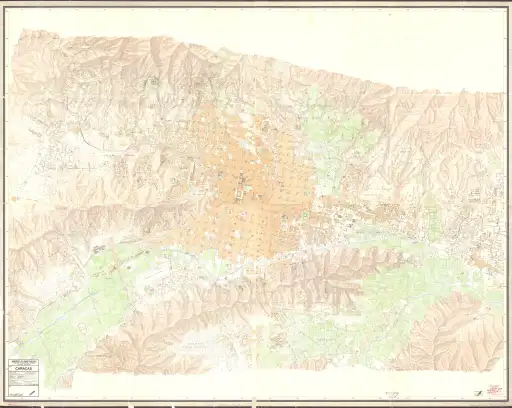
#> input picture tests/fixtures/publico/plano/chico.webp, 512 x 408 px, given in place of original.tif, which was not available
$ python mapa_1946.py
#> lines starting #> are read from the running program, lines starting #| are printed output that depends on the picture; after the words box and inside, x2 and y2 are one past the last pixel; in counts of white or black regions, pixels touching at a corner belong together
### tools/geo/calce.py
#!/usr/bin/env python3
"""Calce de los planos viejos sobre el mosaico DCN de 1936 (0,5 m/px, Plaza Bolívar al centro).

GCP manuales: las cuatro esquinas de la Plaza Bolívar (Principal, La Torre, Gradillas,
Monjas) y anclas sueltas (puentes, iglesias) leídas a ojo en los dos planos. Con ellas se
arranca y, de la plaza hacia afuera y de grueso a fino, se agregan puntos de enlace
automáticos por correlación de la red de calles (calce_correlacion.py), se descartan los que
el resto no explica (residuo dejando uno fuera) y se reajusta un TPS (tools/geo/tps.py) en
los dos sentidos. Al final el plano se deforma a la grilla del mosaico, recortado a su
cobertura.

Uso (desde el checkout con los datos): python tools/geo/calce.py <carpeta de fuentes/mapas>
Lee tools/geo/gcp/calce-<carpeta>.json y le escribe los GCP y los residuos.
Salidas: fuentes/derivados/<año>/calzado.tif (RGBA, alfa 0 fuera del plano), calzado.json
(recorte en px del mosaico, residuos) y qa-calce.jpg (plano viejo al 50 % sobre 1936).
"""
import argparse
import json
import os
import sys
from pathlib import Path

os.environ.setdefault("OPENCV_IO_MAX_IMAGE_PIXELS", str(2 ** 40))

import cv2  # noqa: E402
import numpy as np  # noqa: E402

sys.path.insert(0, str(Path(__file__).resolve().parent))

from calce_correlacion import callejidad, corrimiento, enlaces, malla  # noqa: E402,F401
from calce_correlacion import residuos_loo_rapidos as _rippa  # noqa: E402
from tps import ESCALA_NORMALIZACION, ModeloTPS  # noqa: E402

GCP_DIR = Path(__file__).resolve().parent / "gcp"
NOTA_AUTOMATICA = "enlace automático por correlación de calles (calidad {calidad:.2f})"
FILAS_POR_TESELA = 2048
ESCALA_QA = 4
QUITAR_DE_UNA_VEZ = 0.7   # en cada vuelta de depurar se quitan los que superan esto × el peor
ETAPAS_POR_OMISION = (     # de la plaza hacia afuera, de grueso a fino (metros)
    {"radio_m": 700, "paso_m": 100, "ventana_m": 70, "busqueda_m": 40, "calidad": 0.3},
    {"radio_m": 1400, "paso_m": 80, "ventana_m": 60, "busqueda_m": 25, "calidad": 0.3},
    {"radio_m": 2600, "paso_m": 70, "ventana_m": 50, "busqueda_m": 15, "calidad": 0.3},
    {"radio_m": 4500, "paso_m": 70, "ventana_m": 50, "busqueda_m": 12, "calidad": 0.3},
)


def _tps(origen, destino, suavizado):
    return ModeloTPS.ajustar([{"x_m": a, "y_m": b, "px": c, "py": d}
                              for (a, b), (c, d) in zip(origen, destino)], suavizado=suavizado)


def _matrices(gcps):
    viejo = np.array([[g["px"], g["py"]] for g in gcps], float)
    base = np.array([[g["x36"], g["y36"]] for g in gcps], float)
    return viejo, base


class Calce:
    """TPS plano viejo (px) ⇄ mosaico de 1936 (px), con residuos en metros."""

    def __init__(self, viejo, base, metro, suavizado):
        self.viejo, self.base, self.metro, self.suavizado = viejo, base, metro, suavizado
        self._ida = _tps(viejo, base, suavizado)
        self._vuelta = _tps(base, viejo, suavizado)

    @classmethod
    def ajustar(cls, gcps, metro, suavizado=0.0):
        viejo, base = _matrices(gcps)
        return cls(viejo, base, metro, suavizado)

    def a_1936(self, px, py):
        return self._ida(px, py)

    def al_viejo(self, x36, y36):
        return self._vuelta(x36, y36)

    def errores_loo_m(self):
        return residuos_loo_rapidos(self.viejo, self.base, self.suavizado) * self.metro

    def residuos_m(self):
        e = self.errores_loo_m()
        return {"metodo": "dejando uno fuera (TPS sin ese GCP), en metros sobre 1936",
                "n": int(len(e)), "rms": round(float(np.sqrt(np.mean(e ** 2))), 2),
                "p90": round(float(np.percentile(e, 90)), 2), "max": round(float(e.max()), 2)}


def residuos_loo_rapidos(origen, destino, suavizado=0.0):
    """Error LOO (en unidades del destino) del TPS de tps.py, por la fórmula de Rippa."""
    return _rippa(origen, destino, suavizado, escala=ESCALA_NORMALIZACION)


# [35 lines left out: functions depurar, cobertura, not called in this run]


def _malla_vuelta(calce, recorte, paso, factor_base, factor_viejo):
    """Coordenadas en el plano viejo (reducido 1/factor_viejo) de una malla gruesa del mosaico."""
    x0, y0, x1, y1 = recorte
    gx = np.arange(x0, x1 + paso, paso, dtype=float)
    gy = np.arange(y0, y1 + paso, paso, dtype=float)
    mx, my = np.meshgrid((gx + 0.5) * factor_base - 0.5, (gy + 0.5) * factor_base - 0.5)
    px, py = calce.al_viejo(mx, my)
    return ((px + 0.5) / factor_viejo - 0.5).astype(np.float32), ((py + 0.5) / factor_viejo - 0.5).astype(np.float32)


def remuestrear(imagen, calce, recorte, paso=16, factor_base=1, factor_viejo=1):
    """Lleva `imagen` (plano viejo reducido 1/factor_viejo) al mosaico reducido 1/factor_base.

    recorte en px del mosaico reducido. Devuelve (imagen deformada, máscara de lo que cae
    dentro del plano viejo).
    """
    x0, y0, x1, y1 = recorte
    gpx, gpy = _malla_vuelta(calce, recorte, paso, factor_base, factor_viejo)
    ancho, alto = x1 - x0, y1 - y0
    salida = np.zeros((alto, ancho) + imagen.shape[2:], imagen.dtype)
    dentro = np.zeros((alto, ancho), bool)
    cx = (np.arange(ancho, dtype=np.float32) / paso)[None, :]
    for f0 in range(0, alto, FILAS_POR_TESELA):
        f1 = min(alto, f0 + FILAS_POR_TESELA)
        cy = (np.arange(f0, f1, dtype=np.float32) / paso)[:, None]
        mx = np.ascontiguousarray(np.broadcast_to(cx, (f1 - f0, ancho)))
        my = np.ascontiguousarray(np.broadcast_to(cy, (f1 - f0, ancho)))
        px = cv2.remap(gpx, mx, my, cv2.INTER_LINEAR, borderMode=cv2.BORDER_REPLICATE)
        py = cv2.remap(gpy, mx, my, cv2.INTER_LINEAR, borderMode=cv2.BORDER_REPLICATE)
        salida[f0:f1] = cv2.remap(imagen, px, py, cv2.INTER_LINEAR,
                                  borderMode=cv2.BORDER_CONSTANT, borderValue=0)
        dentro[f0:f1] = (px >= 0) & (py >= 0) & (px <= imagen.shape[1] - 1) & (py <= imagen.shape[0] - 1)
    return salida, dentro


# [162 lines left out: functions deformar, mascara_marco, superponer, _enlaces_de_etapa, calzar, leer_plano and 5 more, not called in this run]


LISTAS_POR_LINEA = ("anclas", "gcps")


# [25 lines left out: functions json_legible, escribir_salidas, not called in this run]


# [2 lines that do not run on import are left out]

### tools/geo/calce_correlacion.py
"""Puntos de enlace por correlación entre la red de calles de un plano viejo y la de 1936.

El damero colonial de Caracas persiste hasta 1936, así que las calles de los dos planos se
parecen. Ambos se reducen a una imagen de "callejidad" (1 = calle, 0 = manzana); el plano
viejo se lleva al marco de 1936 con el calce actual y, en una malla de puntos, se busca el
corrimiento que maximiza la correlación normalizada entre ventanas. La búsqueda es más chica
que media manzana, así que no se puede saltar a la calle vecina; se trabaja de grueso a fino
y desde la plaza hacia afuera, recalculando el calce entre etapas (ver calce.py).
"""
import math

import cv2
import numpy as np

SUAVE_POR_OMISION = 1.5   # ancho (en unidades del canal) de la sigmoide del umbral
DESVIO_MINIMO = 0.12      # una ventana sin calles (desvío bajo) no sirve para correlacionar
NITIDEZ_MINIMA = 0.05     # el pico debe superar en esto al mejor valor lejos de él


# [96 lines left out: functions _canal, _condicion, callejidad, malla, corrimiento, _nitido and 2 more, not called in this run]


def residuos_loo_rapidos(origen, destino, suavizado=0.0, escala=1.0):
    """Error dejando uno fuera de un TPS con parte afín, sin reajustar n veces (Rippa, 1999).

    Con el sistema aumentado M = [[K + λI, P], [Pᵀ, 0]] y c = M⁻¹·[f; 0], el error del punto
    i al predecirlo sin él es c_i / (M⁻¹)_ii. Las coordenadas de origen se centran y se
    dividen por escala (como en tps.py). Devuelve la distancia en unidades del destino.
    """
    x = (origen - origen.mean(axis=0)) / escala
    n = len(x)
    r = np.hypot(*(x[:, None, :] - x[None, :, :]).transpose(2, 0, 1))
    with np.errstate(divide="ignore", invalid="ignore"):
        k = np.where(r > 0, r ** 2 * np.log(r), 0.0)
    p = np.c_[np.ones(n), x]
    m = np.zeros((n + 3, n + 3))
    m[:n, :n] = k + suavizado * np.eye(n)
    m[:n, n:] = p
    m[n:, :n] = p.T
    inversa = np.linalg.pinv(m)
    coef = inversa[:, :n] @ destino
    errores = coef[:n] / np.diag(inversa)[:n, None]
    return np.hypot(errores[:, 0], errores[:, 1])

### tools/geo/tps.py
"""Modelos de transformación metros → píxeles a partir de puntos de control (GCP).

Un GCP es un dict {"x_m", "y_m", "px", "py"}: coordenada métrica de la cuadrícula impresa y
su posición en píxeles de la hoja original (centro de píxel = entero, convención OpenCV).
"""
import numpy as np
from scipy.interpolate import RBFInterpolator

ESCALA_NORMALIZACION = 1000.0  # metros: lleva las coordenadas a ~unidades para el ajuste


def _como_matrices(gcps):
    if not gcps:
        raise ValueError("no hay GCP para ajustar el modelo")
    origen = np.array([[g["x_m"], g["y_m"]] for g in gcps], dtype=float)
    destino = np.array([[g["px"], g["py"]] for g in gcps], dtype=float)
    return origen, destino


class ModeloTPS:
    """Spline de placa delgada (thin-plate spline) metros → píxeles, con parte afín."""

    def __init__(self, origen, destino, suavizado, centro):
        self._origen = origen
        self._destino = destino
        self._suavizado = suavizado
        self._centro = centro
        self._rbf = RBFInterpolator(self._normalizar(origen), destino,
                                    kernel="thin_plate_spline", smoothing=suavizado, degree=1)

    @classmethod
    def ajustar(cls, gcps, suavizado=0.0):
        origen, destino = _como_matrices(gcps)
        if len(origen) < 4:
            raise ValueError(f"el TPS necesita al menos 4 GCP; hay {len(origen)}")
        return cls(origen, destino, suavizado, origen.mean(axis=0))

    def _normalizar(self, xy):
        return (xy - self._centro) / ESCALA_NORMALIZACION

    def __call__(self, x_m, y_m):
        x_m = np.asarray(x_m, dtype=float)
        xy = np.stack([x_m.ravel(), np.asarray(y_m, dtype=float).ravel()], axis=1)
        pxy = self._rbf(self._normalizar(xy))
        return pxy[:, 0].reshape(x_m.shape), pxy[:, 1].reshape(x_m.shape)

    def a_pixeles(self, x_m, y_m):
        return self(x_m, y_m)

    # [17 lines left out: functions px_por_metro, residuos_loo, not called in this run]

### tools/geo/mapa_1946.py
"""Plano DCN: fotos1946, edición catalogada [1950?]. Calce, manzanas y ampliación.
No cambia ninguna geometría ni visibilidad de las épocas0..5. Casas nuevas inferidas;
la hoja documenta manzanas, no los solares individuales. Coordenadas de trabajo en m.
"""
import argparse, json, math, hashlib, sys, subprocess, struct
from pathlib import Path
import cv2
import numpy as np
from shapely.geometry import Polygon, Point, box
from shapely.ops import unary_union
from shapely.strtree import STRtree
from shapely.geometry.polygon import orient
sys.path.insert(0,str(Path(__file__).resolve().parent))
from calce import Calce, remuestrear
RAIZ=Path(__file__).resolve().parents[2]
FUENTE='1950-archiveorg-plano-de-caracas-dcn'

def leer(p): return json.loads(Path(p).read_text(encoding='utf-8'))
def escribir(p,d):
    Path(p).parent.mkdir(parents=True,exist_ok=True)
    Path(p).write_text(json.dumps(d,ensure_ascii=False,separators=(',',':'))+'\n',encoding='utf-8')
def partes(g):
    if g.is_empty:return []
    if g.geom_type=='Polygon':return [g]
    return [p for q in getattr(g,'geoms',[]) for p in partes(q)]
def mascara_edificado(rgb):
    r,g,b=np.moveaxis(rgb.astype(np.int16),-1,0)
    return (((r-g)>=0)&((r-g)<.75*(g-b))&((g-b)>20)&((r-b)>35)&(r>160)&(g>150)).astype(np.uint8)*255

def casas_de_contorno(p,frente=14,fondo=8):
    """Crujías sencillas, contenidas y sin solaparse. Medidas inferidas, no censo."""
    p=orient(p,1);ocupado=Polygon();salida=[]
    pts=list(p.exterior.coords)
    for a,b in zip(pts,pts[1:]):
        dx,dy=b[0]-a[0],b[1]-a[1];l=math.hypot(dx,dy)
        if l<5:continue
        ux,uy=dx/l,dy/l;nx,ny=-uy,ux
        n=max(1,round(l/frente))
        for k in range(n):
            u0,u1=k*l/n,(k+1)*l/n
            q=Polygon([(a[0]+ux*u+nx*v,a[1]+uy*u+ny*v) for u,v in [(u0,0),(u1,0),(u1,fondo),(u0,fondo)]])
            for h in partes(q.intersection(p).difference(ocupado)):
                if h.area>=24 and h.minimum_clearance>.01:
                    h=h.simplify(.12,preserve_topology=True).intersection(p).difference(ocupado)
                    for z in partes(h):
                        if z.area>=24 and not z.interiors:salida.append(z);ocupado=unary_union([ocupado,z])
    return salida

def conservar_y_ampliar(bloques,anteriores,reservas):
    arbol=STRtree(anteriores);reserva=unary_union(reservas)
    nuevas=[];ms=[];existentes=0;omitidas=0
    for p in bloques:
        if not reserva.is_empty and p.intersection(reserva).area>0:omitidas+=1;continue
        # Un edificio anterior basta para conservar la manzana. No inventar reemplazos
        # ni densificación donde esta fuente no dibuja solares.
        if len(arbol.query(p.buffer(4),predicate='intersects')):existentes+=1;continue
        cs=casas_de_contorno(p)
        if cs:nuevas.extend(cs);ms.append({'poligono':list(p.exterior.coords)[:-1],'casas':len(cs)})
    return nuevas,{'conservadas':existentes,'reservadas':omitidas,'nuevasManzanas':ms}

def calibrar():
    cfg=leer(RAIZ/'tools/geo/gcp/1946-cuadricula.json')
#> (reads tools/geo/gcp/1946-cuadricula.json from the repository)
    gcps=[dict(px=g['px'],py=g['py'],x36=(g['x_m']+2900)*2,y36=(3700-g['y_m'])*2) for g in cfg['puntos']]
    return Calce.ajustar(gcps,.5,.001)

def preparar_plano(out):
    c=calibrar();print('Calce',c.residuos_m(),flush=True)
    im=cv2.imread(str(RAIZ/f'fuentes/mapas/{FUENTE}/original.tif'))
    if im is None:raise ValueError('Falta el TIFF original del plano1946')
    # Imagen a1m/px del marco1936:0..9300,0..7400. No cambia el marco compartido.
    reducido=cv2.resize(im,None,fx=.5,fy=.5,interpolation=cv2.INTER_AREA)
    mapa,dentro=remuestrear(reducido,c,(0,0,9300,7400),factor_base=2,factor_viejo=2)
    del im,reducido
    # Recortar al interior cartográfico: sin cajetín, marco ni anotaciones marginales.
    xx,yy=np.meshgrid(np.arange(9300),np.arange(7400))
    px,py=c.al_viejo(xx[::16,::16]*2,yy[::16,::16]*2)
    px=cv2.resize(px.astype(np.float32),(9300,7400));py=cv2.resize(py.astype(np.float32),(9300,7400))
    dentro &= (px>440)&(px<14600)&(py>565)&(py<9530)&~((px>10680)&(py<1740))
    rgba=cv2.cvtColor(mapa,cv2.COLOR_BGR2BGRA);rgba[:,:,3]=dentro*255
    pub=RAIZ/'public/plano/1946';pub.mkdir(parents=True,exist_ok=True)
    for lado,nombre in [(2048,'chico'),(4096,'medio'),(8192,'grande')]:
        cv2.imwrite(str(pub/f'{nombre}.webp'),cv2.resize(rgba,(lado,round(7400*lado/9300)),interpolation=cv2.INTER_AREA),[cv2.IMWRITE_WEBP_QUALITY,85])
    mask=mascara_edificado(cv2.cvtColor(mapa,cv2.COLOR_BGR2RGB));mask[~dentro]=0
    mask=cv2.morphologyEx(mask,cv2.MORPH_CLOSE,np.ones((3,3),np.uint8))
    mask=cv2.morphologyEx(mask,cv2.MORPH_OPEN,np.ones((3,3),np.uint8))
    contornos,_=cv2.findContours(mask,cv2.RETR_EXTERNAL,cv2.CHAIN_APPROX_SIMPLE)
    bloques=[]
    for t in contornos:
        area=cv2.contourArea(t)
        if not 180<area<45000:continue
        p=Polygon(cv2.approxPolyDP(t,1.2,True)[:,0,:]).buffer(0)
        for q in partes(p):
            if q.area>180 and q.area/q.convex_hull.area>.5 and not q.buffer(-3).is_empty:bloques.append(q)
    escribir(out/'bloques.json',[list(p.exterior.coords)[:-1] for p in bloques])
    cv2.imwrite(str(out/'edificado.png'),mask)
    cv2.imwrite(str(out/'plano.jpg'),cv2.resize(mapa,(2325,1850)))
    escribir(out/'calzado.json',{'año':1946,'plano':FUENTE,'recorte':[0,0,18600,14800],'residuos':c.residuos_m(),'nivelesGenerados':True})
    # planos-epocas arma después el índice desde calzado.json; no exige salidas previas.
    return bloques

def main():
    ap=argparse.ArgumentParser();ap.add_argument('--solo-calce',action='store_true');ap.add_argument('--reusar-calce',action='store_true');a=ap.parse_args()
    out=RAIZ/'fuentes/derivados/1946';out.mkdir(parents=True,exist_ok=True)
    bloques=[Polygon(p) for p in leer(out/'bloques.json')] if a.reusar_calce else preparar_plano(out)
#> in preparar_plano, im is the input picture: shape (408, 512, 3); mean B, G, R 210.4, 232.2, 239.9
#> in preparar_plano, `reducido=cv2.resize(im,None,fx=.5,fy=.5,interpolation=cv2.INTER_AREA)`:
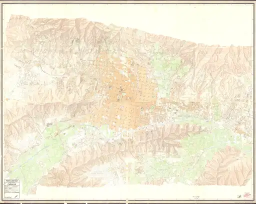
#> reducido: shape (204, 256, 3); mean B, G, R 210.5, 232.3, 240.1
#> after the loop in remuestrear, `for f0 in range(0, alto, FILAS_POR_TESELA):`:
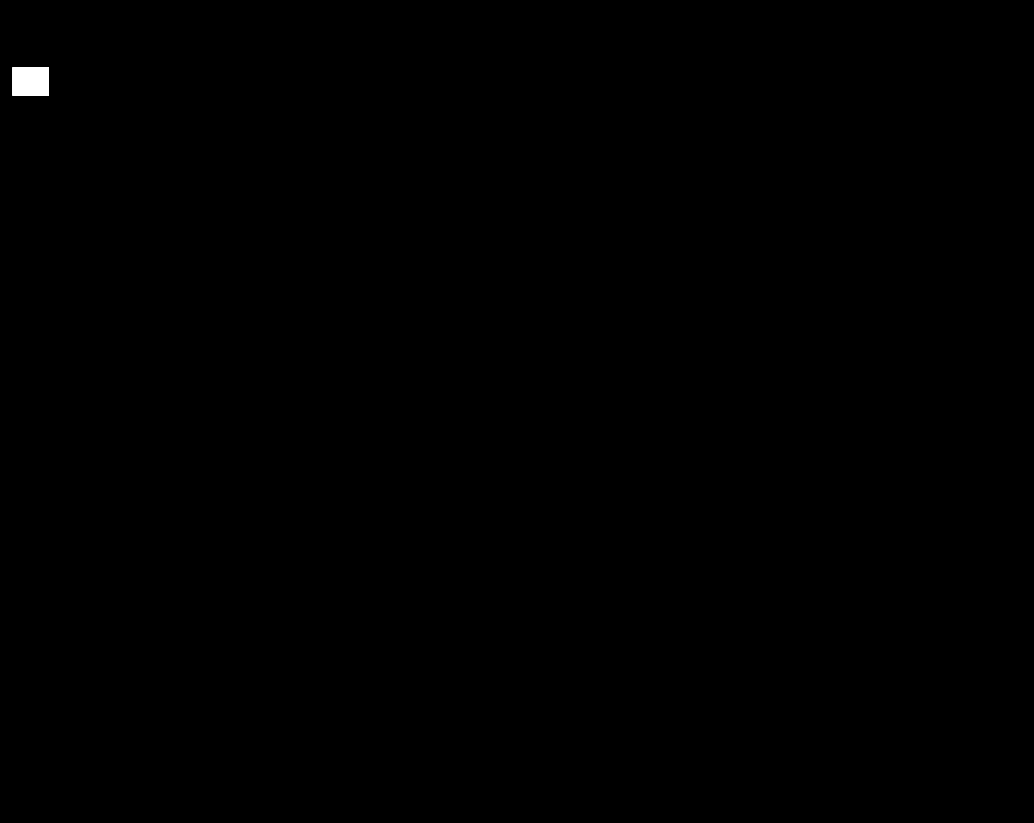
#> dentro: shape (7400, 9300) bool (shown at 1/9 size); 0.12% white; 1 white region, box (x1, y1, x2, y2) and area: (116, 604, 441, 863) 84175
#> after the loop in remuestrear, `for f0 in range(0, alto, FILAS_POR_TESELA):`:
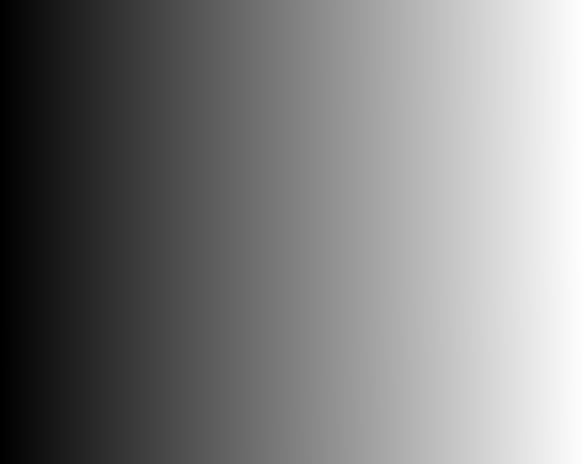
#> gpx: shape (464, 583) float32; min -90.59, max 7234.2, mean 3564.9; drawn with min black and max white
#> after the loop in remuestrear, `for f0 in range(0, alto, FILAS_POR_TESELA):`:
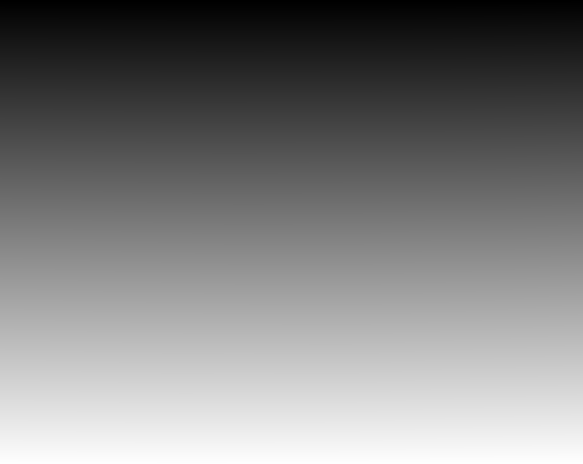
#> gpy: shape (464, 583) float32; min -476.8, max 5347.2, mean 2430.9; drawn with min black and max white
#> in preparar_plano, `dentro &= (px>440)&(px<14600)&(py>565)&(py<9530)&~((px>10680)&(py<1740))`: dentro: shape (7400, 9300) bool; every value is 0
    bloques=[q for p in bloques if p.area/p.convex_hull.area>.5 and not p.buffer(-3).is_empty for q in partes(p.simplify(1.5,preserve_topology=True).intersection(p)) if q.area>180]
    if a.solo_calce:return
    print(len(bloques),'manzanas candidatas',flush=True)
    original=RAIZ/'fuentes/derivados/epocas/ciudad-manzanas-1889.json'
    datos=leer(original);antes=len(datos['techos']);vertices=datos['vertices']
    anteriores=[]
    for (inicio,n,*_), (nace,muere) in zip(datos['techos'],datos['vida']):
        if nace<=5 and (not muere or muere>5):
            p=Polygon([(vertices[2*k]/2,vertices[2*k+1]/2) for k in range(inicio,inicio+n)]).buffer(0)
            anteriores.extend(partes(p))
    codigo="import {HITOS} from './src/hitos.js';console.log(JSON.stringify(HITOS.filter(h=>h.nace<=6).flatMap(h=>h.suprime??h.planta??[])))"
    reservas=[Polygon(np.asarray(p)/2).buffer(0) for p in json.loads(subprocess.check_output(['node','--input-type=module','-e',codigo],cwd=RAIZ,text=True)) if len(p)>=3]
    # Recintos especiales visibles en la hoja: hipódromo, estadios, hospitales,
    # cementerio y Ciudad Universitaria en construcción. No son manzanas residenciales.
    cfg=leer(RAIZ/'tools/geo/referencias/1946-reservas.json')
    c=calibrar()
    for r in cfg['reservas']:
        a=np.asarray(r['poligono_original'],float);x,y=c.a_1936(a[:,0],a[:,1]);reservas.append(Polygon(np.c_[x/2,y/2]).buffer(0))
    nuevas,info=conservar_y_ampliar(bloques,anteriores,reservas)
    for i,p in enumerate(nuevas):
        ps=list(orient(p,1).exterior.coords)[:-1];inicio=len(vertices)//2
        vertices.extend(round(v*2,3) for pt in ps for v in pt)
        seed=int(hashlib.sha256(p.wkb).hexdigest()[:8],16)%65536
        # La fuente no da alturas: vivienda baja de1–2 pisos, repertorio1936.
        pisos=2 if seed%5==0 else 1;estilo=2 if seed%3==0 else 0
        datos['techos'].append([inicio,len(ps),pisos,estilo,seed]);datos['vida'].append([6,0])
        datos['historia'].append([16*pisos+estilo]*6)
        datos['vuelos'].append(0);datos['paletas'].append(seed%36+1)
    info.update({'año':1946,'fuente':FUENTE,'techosAnteriores':antes,'casasNuevas':len(nuevas),'geometriaAnteriorIntacta':True,'limite':'Manzanas con alguna casa anterior se conservan enteras. No se infieren demoliciones ni densificación del relleno amarillo del mapa. Viviendas nuevas, altura y reparto son interpretativos.'})
    escribir(out/'ciudad-1946.json',datos);escribir(out/'informe.json',info)
    # Una máscara sólo de expansión: no reescribe crece.png ni el suelo histórico.
    expansion=np.zeros((1850,2325,3),np.uint8)
    urbanizado=np.zeros((1850,2325),np.uint8);ocupado=urbanizado.copy();jardin=urbanizado.copy();arboles=[]
    for p in nuevas:cv2.fillPoly(ocupado,[np.round(np.asarray(p.exterior.coords)/4).astype(np.int32)],255)
    for m in info['nuevasManzanas']:
        p=Polygon(m['poligono']);ps=np.round(np.array(m['poligono'])/4).astype(np.int32)
        cv2.fillPoly(urbanizado,[ps],255)
        dentro=p.buffer(-12)
        for q in partes(dentro):
            cv2.fillPoly(jardin,[np.round(np.asarray(q.exterior.coords)/4).astype(np.int32)],255)
            for y in np.arange(q.bounds[1]+3,q.bounds[3],18):
                for x in np.arange(q.bounds[0]+3,q.bounds[2],18):
                    if q.contains(Point(x,y)):arboles.append(struct.pack('<4H',round(x*2),round(y*2),22,6))
    expansion[:,:,2]=cv2.dilate(urbanizado,np.ones((7,7),np.uint8))
    expansion[:,:,1]=cv2.dilate(ocupado,np.ones((2,2),np.uint8))
    expansion[:,:,0]=jardin
    cv2.imwrite(str(RAIZ/'public/plano/1946/expansion.png'),expansion)
    crece=cv2.imread(str(RAIZ/'public/plano/crece.png'),cv2.IMREAD_UNCHANGED)
    if crece.shape[2]==3:crece=cv2.cvtColor(crece,cv2.COLOR_BGR2BGRA)
    campo=cv2.resize(expansion,(crece.shape[1],crece.shape[0]),interpolation=cv2.INTER_NEAREST)
    crece[:,:,3]=255
    crece[campo[:,:,2]>0,3]=192;crece[campo[:,:,1]>0,3]=128;crece[campo[:,:,0]>0,3]=64
    cv2.imwrite(str(RAIZ/'public/plano/1946/crece.png'),crece)
    (out/'arboles-base.bin').write_bytes(b''.join(arboles))
    info['arbolesNuevos']=len(arboles)
    escribir(out/'informe.json',info)
    escribir(RAIZ/'public/datos/1946.json',{k:v for k,v in info.items() if k!='nuevasManzanas'})
    qa=cv2.imread(str(out/'plano.jpg'))
    for m in info['nuevasManzanas']:
        cv2.polylines(qa,[np.round(np.array(m['poligono'])/4).astype(np.int32)],True,(0,0,230),1)
    cv2.imwrite(str(out/'qa-ampliacion.jpg'),qa)
    print({k:v for k,v in info.items() if k!='nuevasManzanas'},flush=True)

#> (the run stopped early here; a loop or call above may not have finished)
